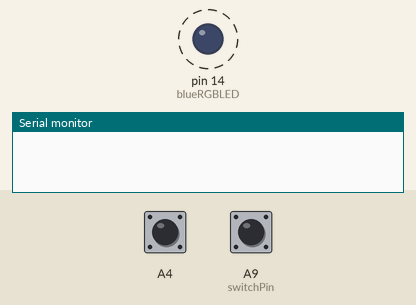
This sketch was run on a simulated Arduino Mega 2560, built with avr-gcc and run on an emulated ATmega2560. Parts: output pins drawn as LEDs (lit = HIGH), the last lines printed to the serial monitor. Dashed ring = blinking. The test bench sets the inputs (shaded band); at power-on: A9 (switchPin) HIGH, A4 HIGH.

Above: at 1.2 s.
1.3 s: A9 (switchPin) pulled LOW for 1 s
4.5 s: A4 driven LOW and A9 (switchPin) driven LOW
7.5 s: A4 pulsed HIGH 2 times (0.12 s each, 0.3 s apart)
At 9.0 s:
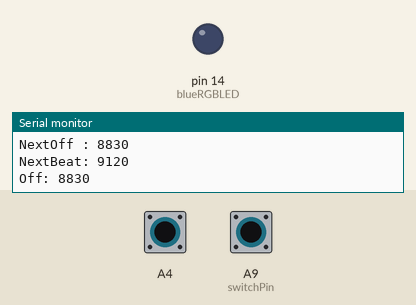
Timing chart, 0 to 16.5 s (numbered marks = the images above; inputs shaded):
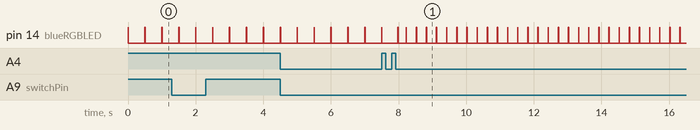

The sketch:

bpm.ino
```cpp
//
// Create variables for the pins we'll be using:
//int lightSensor = A2;
//int buttonPin = A4;
int switchPin = A9;

//int redRGBLED = 12;
//int greenRGBLED = 13;
int blueRGBLED = 14;
class BPM
{
  public:
    BPM(int tapButtonPin)
    {
      TapButtonPin = tapButtonPin;
      pinMode(TapButtonPin, INPUT_PULLUP);

      NextBeat = 0;
      NextOff = 0;
      LastBeat = 0;
      BeatInterval = 500; // 120 BPM
      BeatOn = false;
      Debug = false;

      ButtonPinOn = false;
      TempoTap1 = 0;
      TempoTap2 = 0;
      LastTap = 0;
    }
    void Loop(unsigned long tic)
    {
      if (tic >= NextBeat)
      {
        NextBeat = tic + BeatInterval;
        NextOff = tic + 10;//(BeatInterval/8);
        BeatOn = true;
        if (Debug)
        {
          Serial.print("Beat: ");
          Serial.print(tic);
          Serial.print("  bpm 1/4: ");
          Serial.println(BeatInterval);

          Serial.print("NextOff : ");
          Serial.println(NextOff);
          Serial.print("NextBeat: ");
          Serial.println(NextBeat);
        }
      }
      else if (BeatOn && tic >= NextOff)
      {
        BeatOn = false;
        if (Debug)
        {
          Serial.print("Off: ");
          Serial.println(tic);
        }
      }
      /////////////////////////////////////////////
      // Tempo Tapping?
      int buttonState = digitalRead(TapButtonPin);
      if (buttonState == LOW && !ButtonPinOn)
      {
        if (Debug)
          Serial.println("Press! ");
        ButtonPinOn = true;
        if (tic - LastTap > 2000) // reset to avoid wild tempo swings between attempts
          TempoTap1 = 0;
        LastTap = tic;

        if (TempoTap1 == 0)
          TempoTap1 = millis();
        else
        {
          TempoTap2 = millis();

          if (Debug)
          {
            Serial.print("Tempo2: ");
            Serial.println(TempoTap2);
            Serial.print("Tempo1: ");
            Serial.println(TempoTap1);
          }
          BeatInterval = TempoTap2 - TempoTap1; // BPM(TempoTap2-TempoTap1);
          NextBeat = 0;
          NextOff = 0;
          BeatOn = false;
          TempoTap1 = TempoTap2;

          if (Debug)
          {
            Serial.print("New Beat Interval: ");
            Serial.println(BeatInterval);
          }
        }
      }
      else if (buttonState != LOW)
        ButtonPinOn = false;
    }
    int TapButtonPin;
    unsigned long BeatInterval;
    bool BeatOn;
    bool Debug;

  private:
    unsigned long NextBeat;
    unsigned long NextOff;
    unsigned long LastBeat;

    bool ButtonPinOn;
    unsigned long TempoTap1;
    unsigned long TempoTap2;
    unsigned long LastTap;
};
BPM bpm(A4);
void setup()
{
  //pinMode(buttonPin, INPUT_PULLUP);
  pinMode(switchPin, INPUT_PULLUP);
  pinMode(blueRGBLED, OUTPUT);

  // Initialize the serial monitor
  Serial.begin(9600);
  bpm.Debug = true;
}
void loop()
{
  unsigned long tic = millis();
  int switchState = digitalRead(switchPin);
  bpm.Debug = switchState == LOW;
  bpm.Loop(tic);
  if (bpm.BeatOn)
  {
    digitalWrite(blueRGBLED, HIGH);
  }
  else
  {
    digitalWrite(blueRGBLED, LOW);
  }

  // Not sure but I guess this saves on battery...
  //delay(100);
}
```
